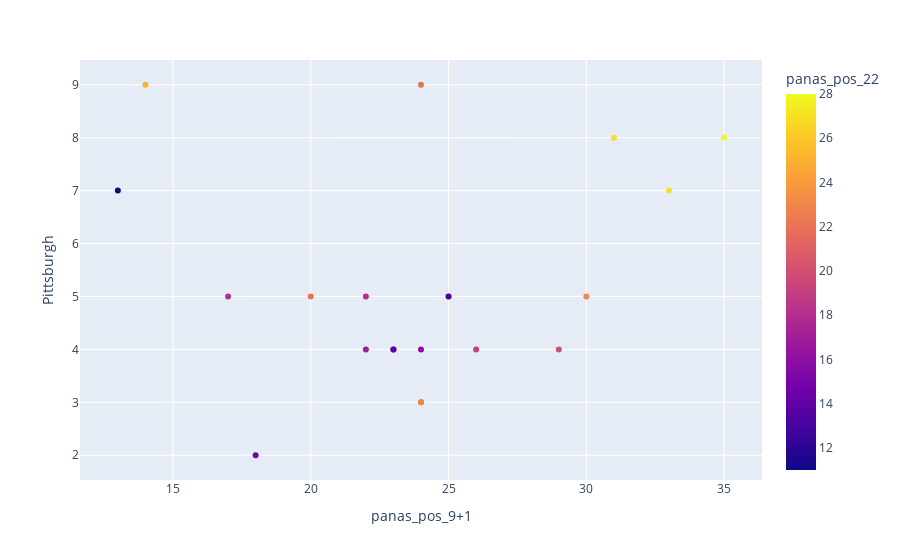

The code cell stored with this chart in its notebook:
### Code cell
# Scatter plot showing the quantity of sleep and stress level
plt = px.scatter(sleep_df, x='panas_pos_9+1', y='Pittsburgh', color='panas_pos_22')
plt.show()

### Figure 1 — Plotly figure (JSON) as saved in the notebook; plotly's stock layout.template omitted (floating-point values rounded to 4 significant figures)
{"data": [{"hovertemplate": "panas_pos_9+1=%{x}<br>Pittsburgh=%{y}<br>panas_pos_22=%{marker.color}<extra></extra>", "legendgroup": "", "marker": {"color": [18, 27, 28, 19, 27, 25, 11, 21, 22, 18, 20, 14, 15, 18, 24, 23, 13, 17, 23, 16, 22], "coloraxis": "coloraxis", "symbol": "circle"}, "mode": "markers", "name": "", "orientation": "v", "showlegend": false, "type": "scatter", "x": [17, 33, 35, 26, 31, 14, 13, 24, 24, 23, 29, 23, 18, 22, 25, 24, 25, 22, 30, 24, 20], "xaxis": "x", "y": [5, 7, 8, 4, 8, 9, 7, 3, 9, 4, 4, 4, 2, 5, 5, 3, 5, 4, 5, 4, 5], "yaxis": "y"}], "layout": {"coloraxis": {"colorbar": {"title": {"text": "panas_pos_22"}}, "colorscale": [[0, "#0d0887"], [0.1111, "#46039f"], [0.2222, "#7201a8"], [0.3333, "#9c179e"], [0.4444, "#bd3786"], [0.5556, "#d8576b"], [0.6667, "#ed7953"], [0.7778, "#fb9f3a"], [0.8889, "#fdca26"], [1, "#f0f921"]]}, "legend": {"tracegroupgap": 0}, "margin": {"t": 60}, "xaxis": {"anchor": "y", "domain": [0, 1], "title": {"text": "panas_pos_9+1"}}, "yaxis": {"anchor": "x", "domain": [0, 1], "title": {"text": "Pittsburgh"}}}}
